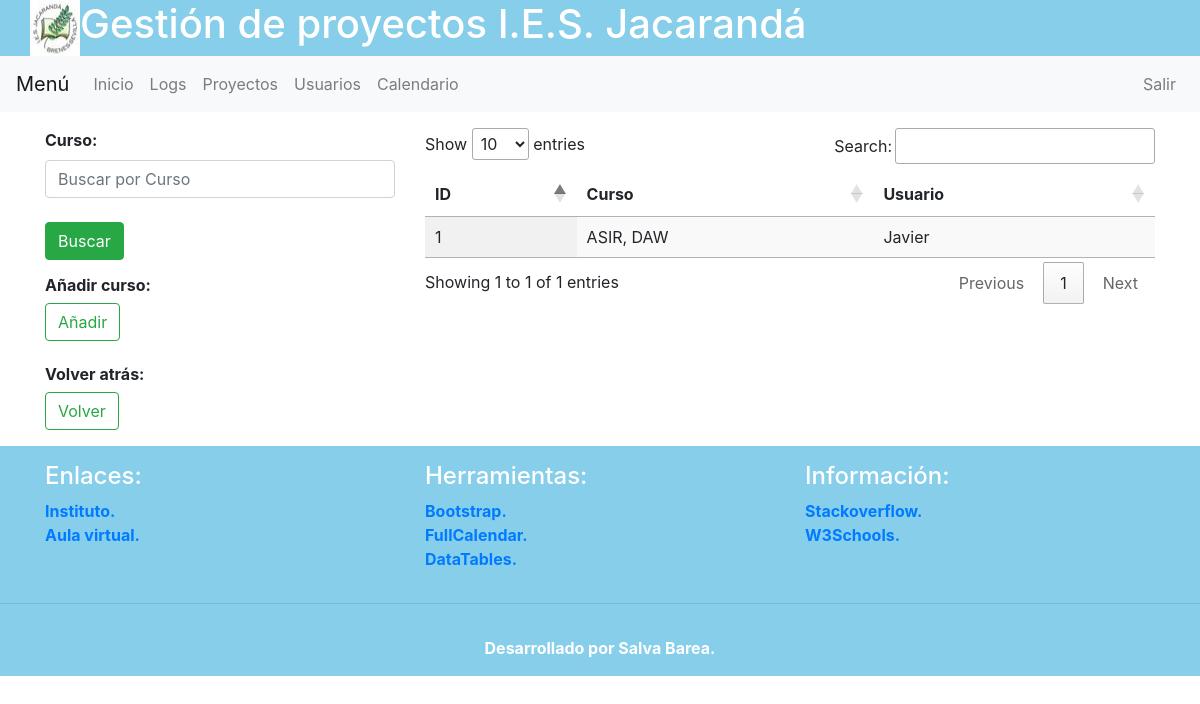
Page /cursosProfesor.php on the committed database.
### tables this page shows
CREATE TABLE `profesor` (
  `idProfesor` int(5) NOT NULL,
  `curso` varchar(100) DEFAULT NULL,
  `idUsuario` int(5) DEFAULT NULL
);

CREATE TABLE `usuario` (
  `idUsuario` int(5) NOT NULL,
  `nombre` varchar(100) NOT NULL,
  `apellido` varchar(100) NOT NULL,
  `pass` varchar(100) NOT NULL,
  `email` varchar(100) NOT NULL,
  `imagen` varchar(100) NOT NULL,
  `rol` varchar(50) NOT NULL
);

### resultadoCursosprofesor.php (the view)
<table class="display" id="cursosProfesor">
  <thead>
    <tr>
      <th>ID</th>
      <th>Curso</th>
      <th>Usuario</th>
    </tr>
  </thead>
  <?php
    $buscar = $_POST["curso"];
    $busqueda= mysqli_query ($conexion, "SELECT * FROM profesor WHERE Curso like '%$buscar%'");
    while($registro = mysqli_fetch_array($busqueda)) {
      $idUsuario = $registro[2];
      $usuario = mysqli_query ($conexion, "SELECT nombre FROM usuario WHERE idUsuario = '$idUsuario'");
      echo '
        <tr>
          <td>'.$registro[0].'</td>
          <td>'.$registro[1].'</td>
          <td>'.mysqli_fetch_array($usuario)[0].'</td>
        </tr>
      ';
    };
  ?>
</table>

### rows in the picture
profesor: idProfesor "1", curso "ASIR, DAW", idUsuario.nombre "Javier"
